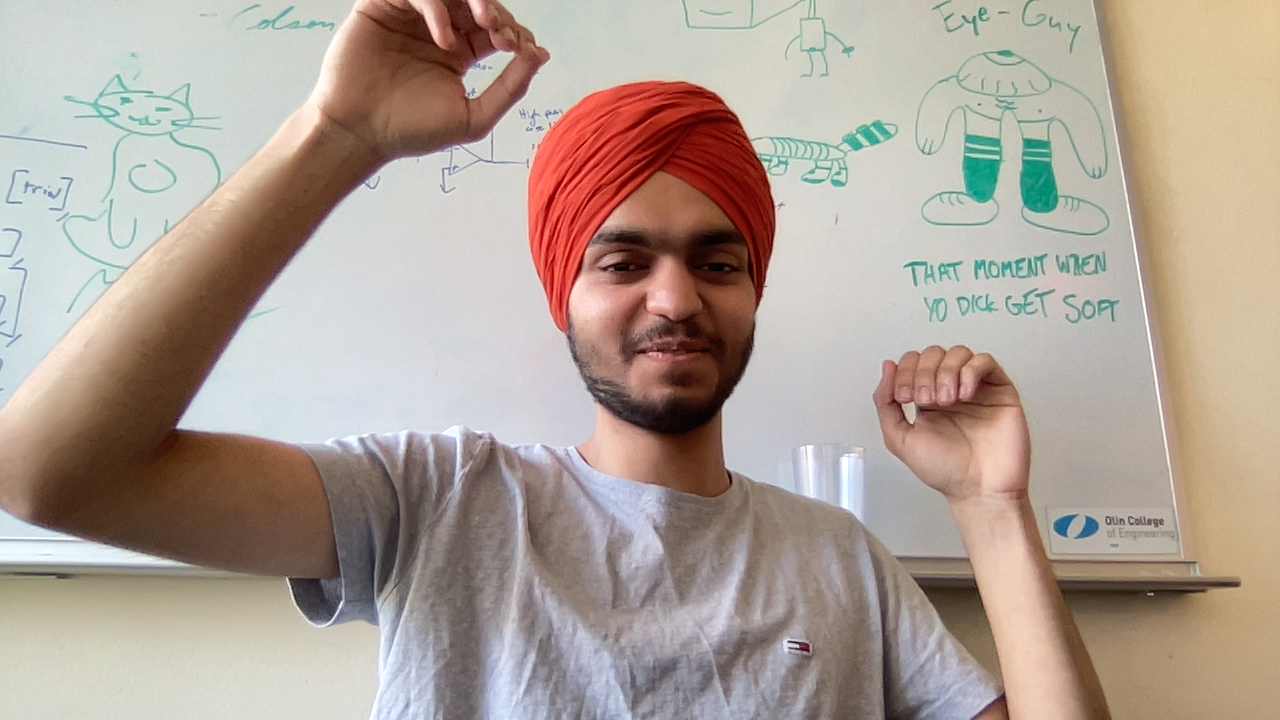
#> input picture body_pose.png, 1280 x 720 px, given in place of the camera
$ python create_mask.py
#> lines starting #> are read from the running program, lines starting #| are printed output that depends on the picture; after the words box and inside, x2 and y2 are one past the last pixel; in counts of white or black regions, pixels touching at a corner belong together
"""
This script is used to make holes for users to fit into and saves the original
frame and the hole to images/poses and images/masks respectively.
"""
import cv2 as cv

# Open a camera for video capturing.
CAMERA = cv.VideoCapture(0)
# Image name to be analyzed.
MASK_NAME = "eighth_mask"

def get_camera_frame():
    """
    This function returns the user's camera frame.

    Returns:
        frame (numpy.ndarray): A 3-D numpy array of RGB values representing
            the user's camera output.
    """
    # Capture frame-by-frame
    _, frame = CAMERA.read()
#> frame is the input picture: shape (720, 1280, 3); mean B, G, R 150.2, 160.6, 175
    return frame

def analyze_camera_frame(frame):
    """
    This function analyzes a given camera frame to make a mask to be displayed
    during the actual game.

    Args:
        frame (numpy.ndarray): A 3-D numpy array of RGB values representing
            the user's camera output.
    Returns:
        frame (numpy.ndarray): A 3-D numpy array of HSV values representing
            the user's camera output.
        mask (numpy.ndarray): A 2-D numpy array representing black and white
            pixel values (gray scaled) that should either be 0 or 255 and is
            the mask to be overlaid over the user's screen.
    """
    # convert to HSV colorspace and apply threshold
    frame = cv.cvtColor(frame, cv.COLOR_BGR2HSV)
#> frame: shape (720, 1280, 3); mean H, S, V 43.9, 54.4, 179.1
    mask = cv.inRange(frame, (0, 14, 0), (180, 255, 255))
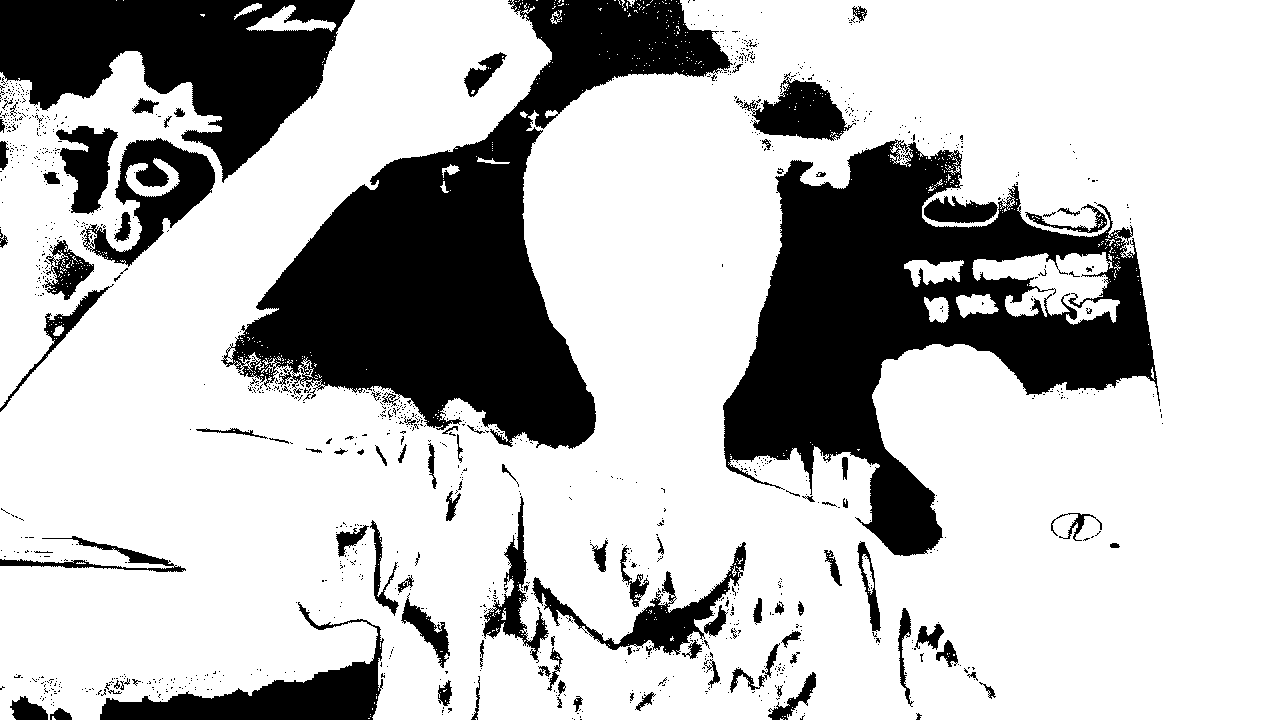
#> mask: shape (720, 1280); 73.8% white; 1204 black regions (1098 under 20 px), largest, box (x1, y1, x2, y2) and area: (221, 0, 733, 449) 80826, (723, 139, 1160, 556) 74664, (0, 0, 355, 183) 33708
    # apply image erosion and dilation to sharpen edges
    mask = cv.erode(mask, None, iterations=5)
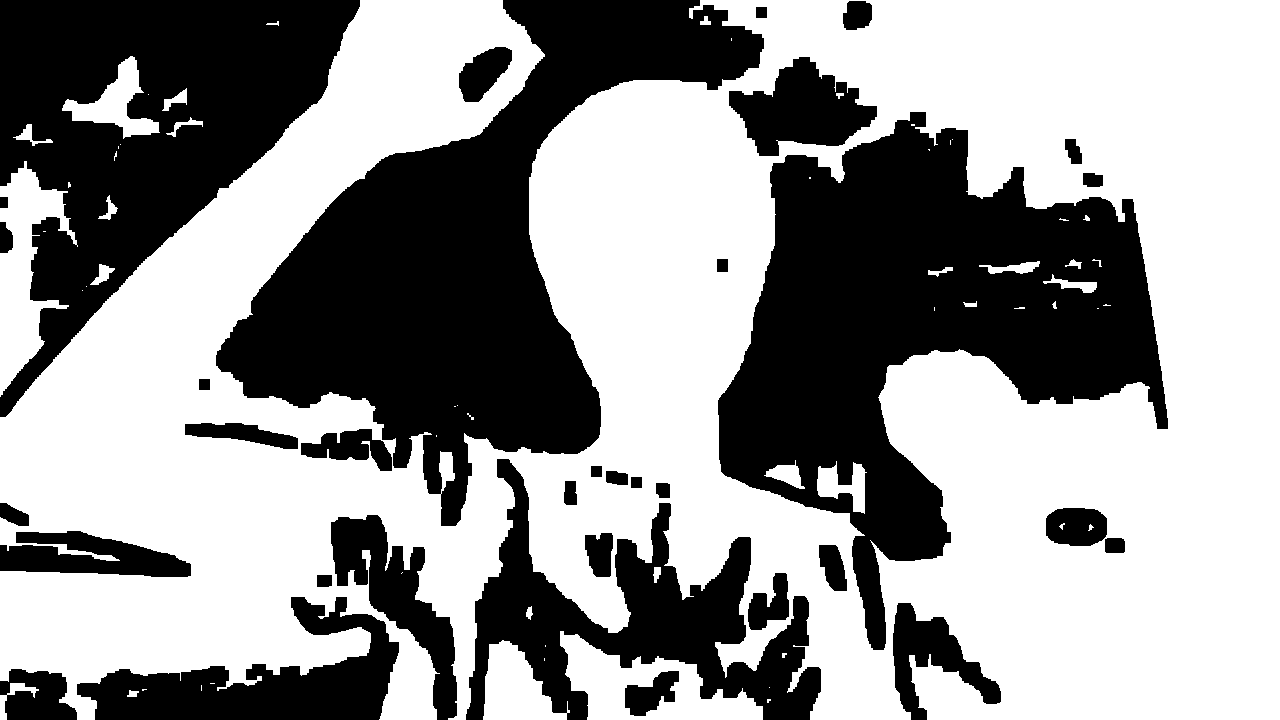
#> mask: shape (720, 1280); 59.1% white; 34 black regions, largest, box (x1, y1, x2, y2) and area: (718, 112, 1168, 650) 106788, (216, 0, 764, 526) 102742, (0, 0, 360, 417) 70491
    mask = cv.dilate(mask, None, iterations=5)
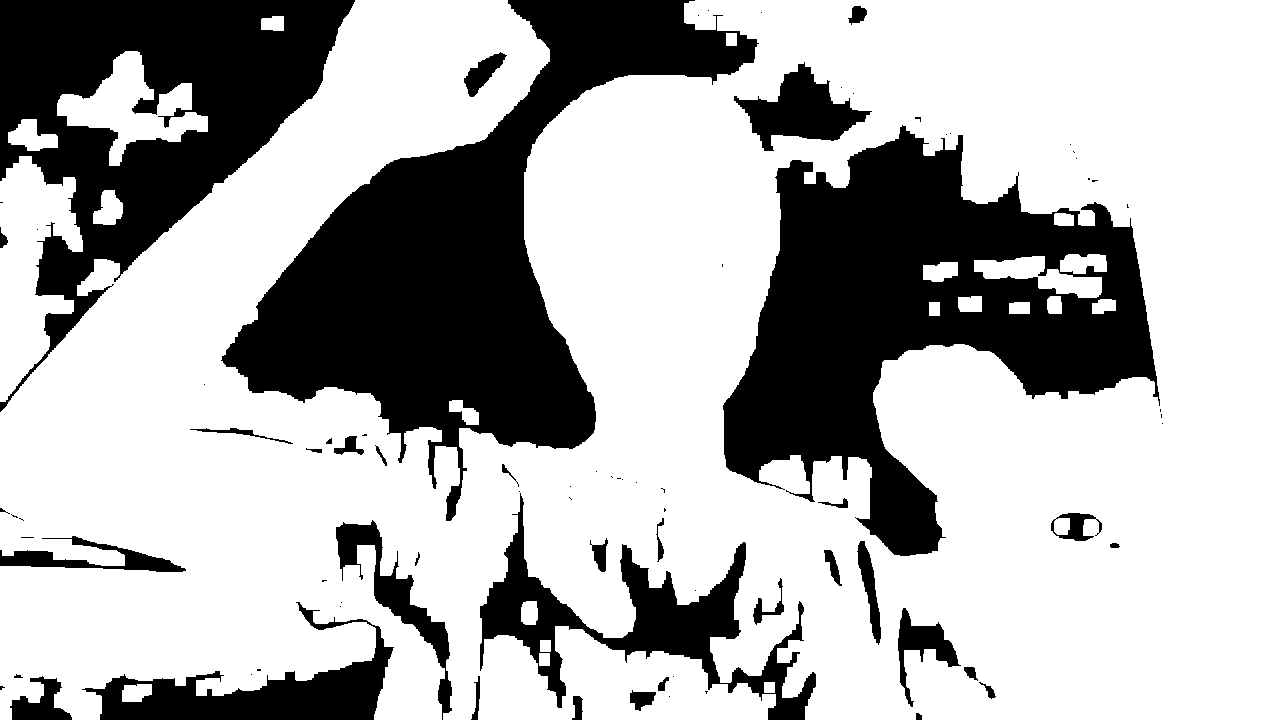
#> mask: shape (720, 1280); 69.5% white; 82 black regions (45 under 20 px), largest, box (x1, y1, x2, y2) and area: (221, 0, 759, 521) 88844, (723, 125, 1160, 556) 84874, (0, 0, 355, 412) 57218
    cv.imshow("video", mask)
    return frame, mask

def release_camera():
    """
    Release the camera at the end of the script to ensure that the camera is
    no longer being called.
    """
    CAMERA.release()
    cv.destroyAllWindows()

def main():
    """
    This is the runner function to create and save masks.
    """

    while True:
        frame = get_camera_frame()
        frame, mask = analyze_camera_frame(frame)
        # break if user presses 'd'
        if cv.waitKey(1) & 0xFF == ord("d"):
            # save the current frame and the mask applied on it
#> (key Esc is pressed here)
            frame = cv.cvtColor(frame, cv.COLOR_HSV2BGR)
            cv.imwrite(f"images/poses/{MASK_NAME}.png", frame)
            cv.imwrite(f"images/masks/{MASK_NAME}.png", mask)
            break

    release_camera()

if __name__ == "__main__":
    main()
